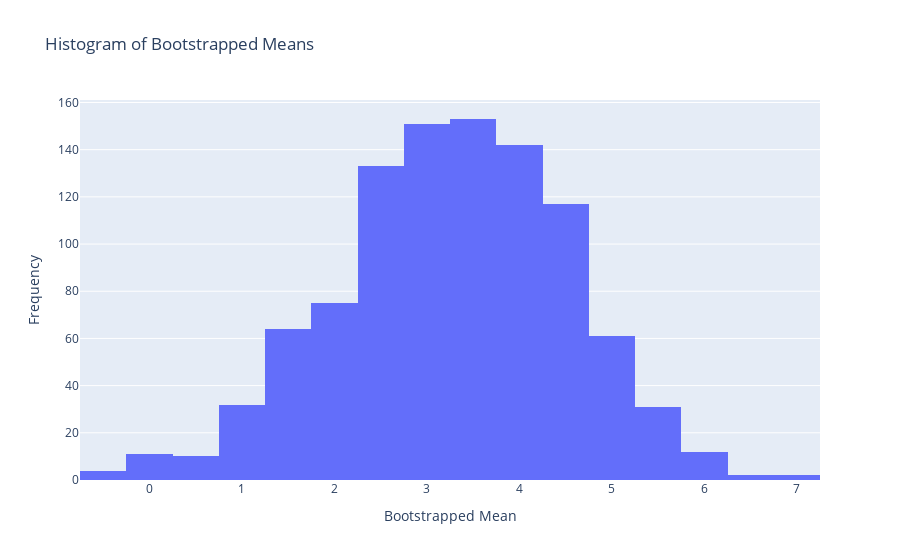

The cell this chart's notebook holds for it:
### Code cell
import pandas as pd
import numpy as np
import plotly.express as px

# Assuming you have already created the DataFrame `df` as shown in previous examples.

# Bootstrapping parameters
N = 1000
boot_mean = np.zeros(N)
np.random.seed(130)

# Bootstrapping process
for i in range(N):
    boot_sample = np.random.choice(df.difference, size=len(df.difference), replace=True)
    boot_mean[i] = np.mean(boot_sample)

# Creating a DataFrame for the bootstrapped means
boot_mean_df = pd.DataFrame({"x": boot_mean})

# Generating the histogram
fig = px.histogram(boot_mean_df, x="x", nbins=30, title='Histogram of Bootstrapped Means')
fig.update_layout(xaxis_title='Bootstrapped Mean', yaxis_title='Frequency')
fig.show()

### Figure 1 — Plotly figure (JSON) as saved in the notebook; plotly's stock layout.template omitted (floating-point values rounded to 4 significant figures; data arrays with more than 128 entries replaced by an {"elided": "..."} marker saying what was removed)
{"data": [{"alignmentgroup": "True", "bingroup": "x", "hovertemplate": "x=%{x}<br>count=%{y}<extra></extra>", "legendgroup": "", "marker": {"color": "#636efa", "pattern": {"shape": ""}}, "name": "", "nbinsx": 30, "offsetgroup": "", "orientation": "v", "showlegend": false, "type": "histogram", "x": {"elided": "1000 float values"}, "xaxis": "x", "yaxis": "y"}], "layout": {"barmode": "relative", "legend": {"tracegroupgap": 0}, "title": {"text": "Histogram of Bootstrapped Means"}, "xaxis": {"anchor": "y", "domain": [0, 1], "title": {"text": "Bootstrapped Mean"}}, "yaxis": {"anchor": "x", "domain": [0, 1], "title": {"text": "Frequency"}}}}
